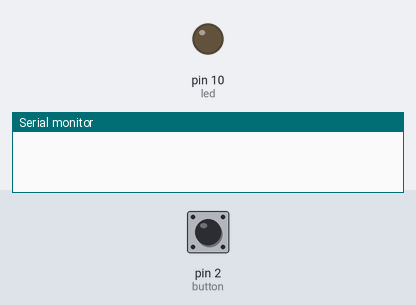
Bench run of a sketch on a simulated Arduino Uno, built with avr-gcc and run on an emulated ATmega328P. Shown: output pins drawn as LEDs (lit = HIGH), the last lines printed to the serial monitor. Inputs (shaded band) come from the test bench; at power-on: pin 2 (button) LOW.

Above: at 1.3 s.
1.4 s: pin 2 (button) pulled HIGH for 0.3 s
At 2.3 s:
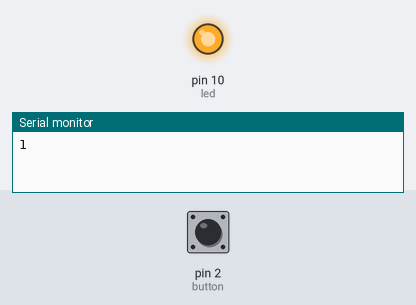
Timing chart, 0 to 4.4 s (numbered marks = the images above; inputs shaded):
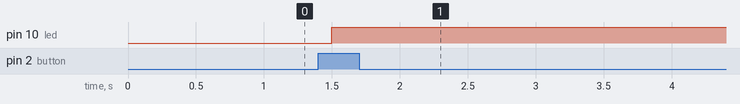

The sketch:

Triggered_counter.ino
```cpp
int button = 2;
int counter = 0;
int buttonState;
int led =10;
void setup() {
  Serial.begin(9600);
  pinMode(button, INPUT);
  pinMode(led, OUTPUT);
}

void loop() {
  buttonState = digitalRead(button);

  if (buttonState == HIGH) {
    counter++;
    digitalWrite(led,HIGH);
    if (counter >15) {
      counter = 0;
      digitalWrite(led,LOW);
    }
    Serial.println(counter);
  }
delay(250);
}
```

Measured:
- after the input at 1.4 s, pin 10 (led): LOW → HIGH after 0.10 s
